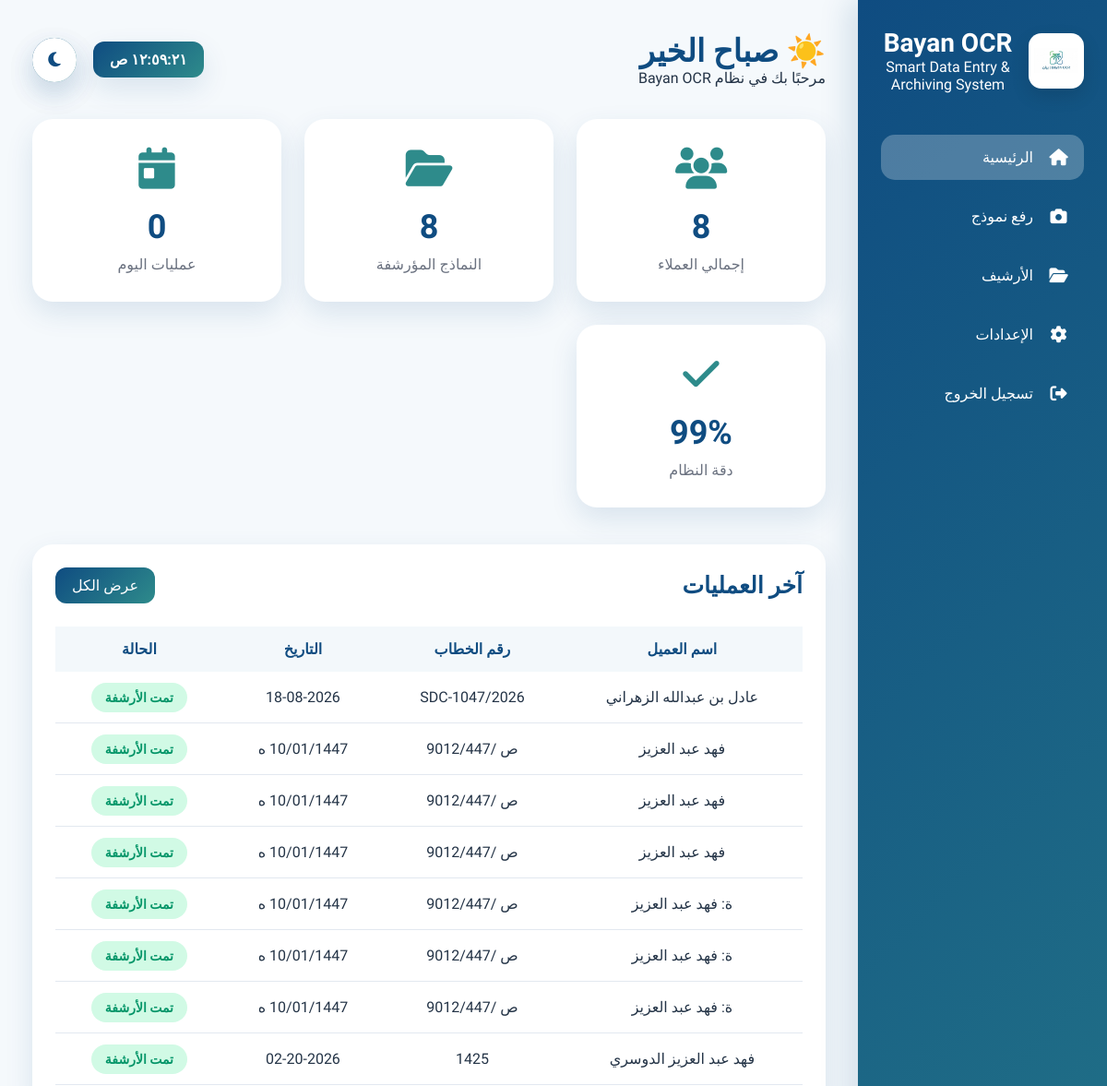
Page /dashboard (upper part) on the earlier database version.
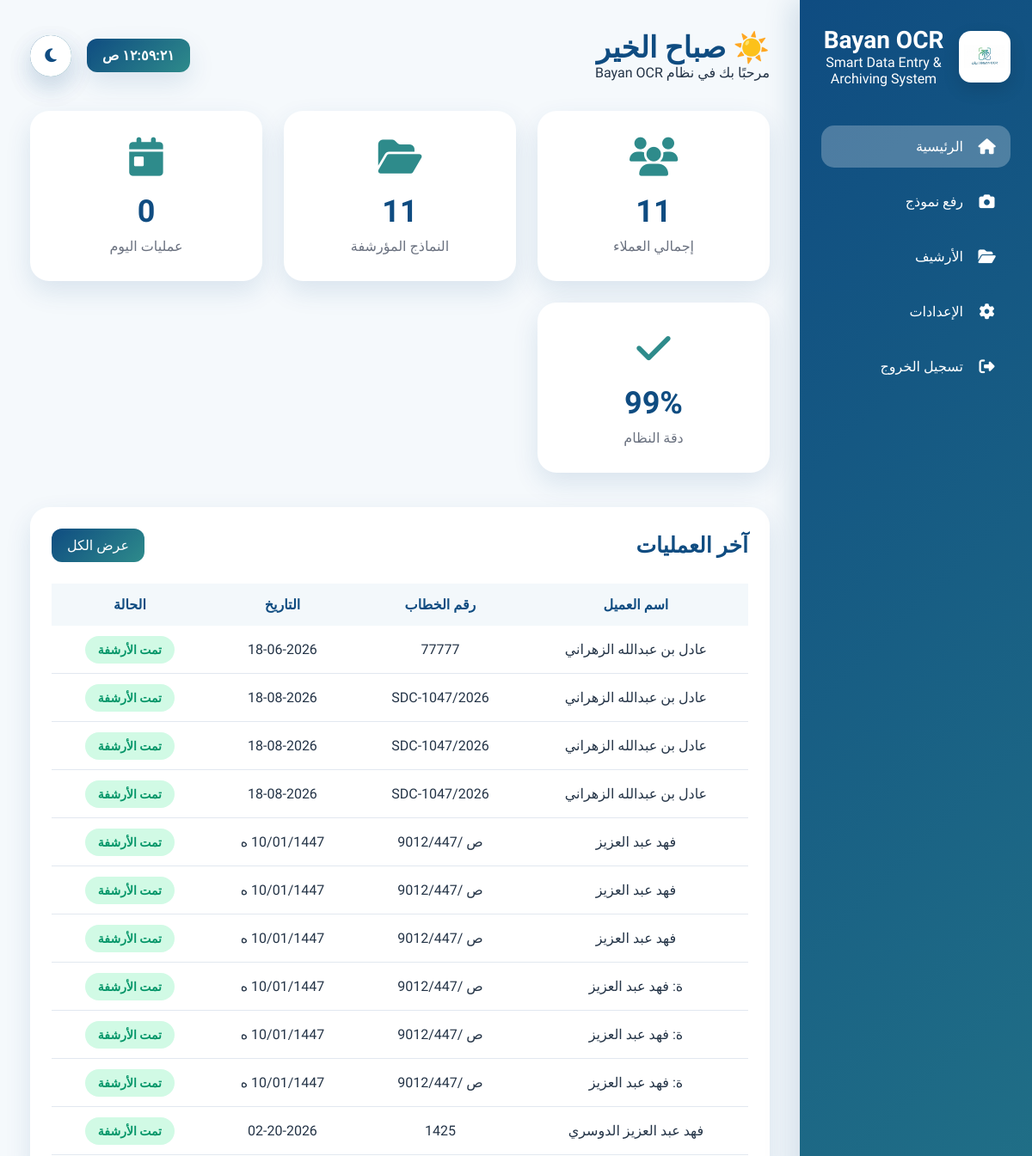
Same page on the later database version.
### tables this page shows
CREATE TABLE archive(

        id INTEGER PRIMARY KEY AUTOINCREMENT,

        client_name TEXT,

        identity_number TEXT,

        phone TEXT,

        letter_number TEXT,

        archive_number TEXT,

        date TEXT,

        organization TEXT,

        assistance_type TEXT,

        created_at TIMESTAMP DEFAULT CURRENT_TIMESTAMP

    );

### app.py (the view)
@app.route("/dashboard")
def dashboard():
    records = get_records()
    total_records = get_records_count()
    today = get_today_count()
    return render_template(
        "dashboard.html",
        total_clients=total_records,
        archived=total_records,
        today=today,
        accuracy="99%",
        records=records
    )

### database.py (called while the page is built)
def get_connection():
    conn = sqlite3.connect(DATABASE)
    conn.row_factory = sqlite3.Row
    return conn

def get_records():
    conn = get_connection()
    cursor = conn.cursor()
    cursor.execute("""
        SELECT *
        FROM archive
        ORDER BY id DESC
    """)
    rows = cursor.fetchall()
    conn.close()
    return rows

def get_records_count():
    conn = get_connection()
    cursor = conn.cursor()
    cursor.execute("""
        SELECT COUNT(*)

        FROM archive
    """)
    count = cursor.fetchone()[0]
    conn.close()
    return count

def get_today_count():
    conn = get_connection()
    cursor = conn.cursor()
    today = datetime.now().strftime(
        "%Y-%m-%d"
    )
    cursor.execute("""
        SELECT COUNT(*)

        FROM archive

        WHERE date = ?

    """, (today,))
    count = cursor.fetchone()[0]
    conn.close()
    return count

### templates/dashboard.html (shortened to what this page needs)
<!DOCTYPE html>
<html lang="ar" dir="rtl">
<head>
    <link rel="stylesheet"
          href="{{ url_for('static', filename='css/dashboard.css') }}">
    <link rel="stylesheet"
          href="https://cdnjs.cloudflare.com/ajax/libs/font-awesome/6.6.0/css/all.min.css">
</head>
<body>
<div class="sidebar">
    <div class="logo">
        <img id="logo"
             class="project-logo"
             src="{{ url_for('static', filename='images/logo.jpg') }}"
             alt="Bayan OCR">
        <div class="logo-text">
            <h2>Bayan OCR</h2>
            <span>Smart Data Entry & Archiving System</span>
        </div>
    </div>
    <ul>
        <li class="active">
            <a href="/dashboard">
                <i class="fa-solid fa-house"></i>
                الرئيسية
            </a>
        </li>
        <li>
            <a href="/upload">
                <i class="fa-solid fa-camera"></i>
                رفع نموذج
            </a>
        </li>
        <li>
            <a href="/archive">
                <i class="fa-solid fa-folder-open"></i>
                الأرشيف
            </a>
        </li>
        <li>
            <a href="/settings">
                <i class="fa-solid fa-gear"></i>
                الإعدادات
            </a>
        </li>
        <li>
            <a href="/">
                <i class="fa-solid fa-right-from-bracket"></i>
                تسجيل الخروج
            </a>
        </li>
    </ul>
</div>
<div class="main">
    <div class="topbar">
        <div>
            <h1>مرحباً 👋</h1>
            <p class="welcome-text">
                مرحبًا بك في نظام Bayan OCR
            </p>
        </div>
        <div class="icons">
            <button id="dark">
            </button>
        </div>
    </div>
    <div class="cards">
        <div class="card">
            <i class="fa-solid fa-users"></i>
            <h2>{{ total_clients|default(0) }}</h2>
            <p>إجمالي العملاء</p>
        </div>
        <div class="card">
            <i class="fa-solid fa-folder-open"></i>
            <h2>{{ archived|default(0) }}</h2>
            <p>النماذج المؤرشفة</p>
        </div>
        <div class="card">
            <i class="fa-solid fa-calendar-day"></i>
            <h2>{{ today|default(0) }}</h2>
            <p>عمليات اليوم</p>
        </div>
        <div class="card">
            <i class="fa-solid fa-check"></i>
            <h2>{{ accuracy|default('100%') }}</h2>
            <p>دقة النظام</p>
        </div>
    </div>
    <div class="content">
        <div class="recent">
            <div class="title">
                <h2>آخر العمليات</h2>
                <a href="/archive" class="view">
                    عرض الكل
                </a>
            </div>
            <table>
                <thead>
    <tr>
        <th>اسم العميل</th>
        <th>رقم الخطاب</th>
        <th>التاريخ</th>
        <th>الحالة</th>
    </tr>
</thead>
<tbody>
{% if records %}
    {% for record in records %}
    <tr>
        <td>{{ record.client_name }}</td>
        <td>{{ record.letter_number }}</td>
        <td>{{ record.date }}</td>
        <td>
            <span class="success">
                تمت الأرشفة
            </span>
        </td>
    </tr>
    {% endfor %}
                {% endif %}
                </tbody>
            </table>
        </div>
    </div>
</div>
</body>
</html>

Differences in the rows shown:
added archive: client_name "عادل بن عبدالله الزهراني", letter_number "77777", date "18-06-2026"
added archive: client_name "عادل بن عبدالله الزهراني", letter_number "2026/SDC-1047", date "18-08-2026"
added archive: client_name "عادل بن عبدالله الزهراني", letter_number "2026/SDC-1047", date "18-08-2026"
Other differences:
{{ total_clients|default(0) }}: "8" → "11"
{{ archived|default(0) }}: "8" → "11"
